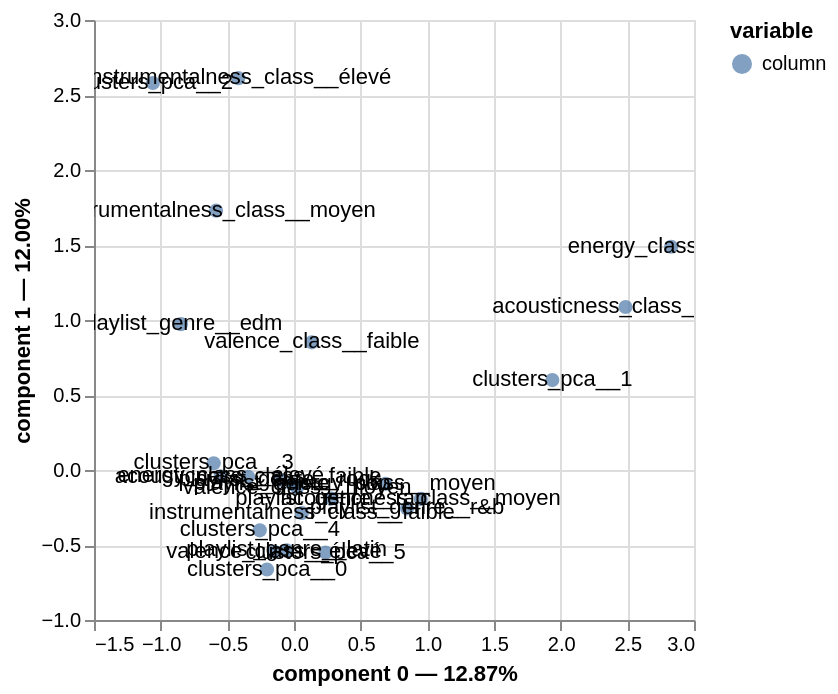

Notebook code for this chart:
### Code cell
mca.plot(
    song_MCA,
    x_component=0,
    y_component=1,
    show_column_markers=True,
    show_row_markers=False,
    show_column_labels=True,
    show_row_labels=False
)

### Figure 1 — Vega-Lite specification as saved in the notebook (floating-point values rounded to 4 significant figures)
{"config": {"view": {"continuousWidth": 300, "continuousHeight": 300}}, "layer": [{"mark": {"type": "circle", "size": 50}, "encoding": {"color": {"field": "variable", "type": "nominal"}, "tooltip": [{"field": "variable", "type": "nominal"}, {"field": "value", "type": "nominal"}, {"field": "component 0", "type": "quantitative"}, {"field": "component 1", "type": "quantitative"}], "x": {"axis": {"title": "component 0 — 12.87%"}, "field": "component 0", "scale": {"zero": false}, "type": "quantitative"}, "y": {"axis": {"title": "component 1 — 12.00%"}, "field": "component 1", "scale": {"zero": false}, "type": "quantitative"}}, "name": "view_1"}, {"mark": {"type": "text"}, "encoding": {"text": {"field": "label", "type": "nominal"}, "x": {"axis": {"title": "component 0 — 12.87%"}, "field": "component 0", "scale": {"zero": false}, "type": "quantitative"}, "y": {"axis": {"title": "component 1 — 12.00%"}, "field": "component 1", "scale": {"zero": false}, "type": "quantitative"}}}], "data": {"name": "data-ef6841d0c3994ac9665c6bf2f355f4cc"}, "params": [{"name": "param_1", "select": {"type": "interval", "encodings": ["x", "y"]}, "bind": "scales", "views": ["view_1"]}], "$schema": "https://vega.github.io/schema/vega-lite/v5.20.1.json", "datasets": {"data-ef6841d0c3994ac9665c6bf2f355f4cc": [{"component 0": -0.8481, "component 1": 0.9722, "component 2": -0.1264, "component 3": -0.1123, "component 4": -0.1627, "component 5": 0.1372, "component 6": 0.08285, "component 7": -0.6693, "component 8": -0.3703, "component 9": 0.3306, "variable": "column", "value": "playlist_genre__edm", "label": "playlist_genre__edm"}, {"component 0": -0.05562, "component 1": -0.5353, "component 2": 0.5684, "component 3": 0.9152, "component 4": 0.09097, "component 5": 0.6788, "component 6": 1.003, "component 7": -0.01037, "component 8": 0.2248, "component 9": 0.112, "variable": "column", "value": "playlist_genre__latin", "label": "playlist_genre__latin"}, {"component 0": -0.01536, "component 1": -0.09281, "component 2": -0.3915, "component 3": 0.3684, "component 4": -0.3023, "component 5": 0.7223, "component 6": -1.479, "component 7": 0.5108, "component 8": 0.3069, "component 9": -1.201, "variable": "column", "value": "playlist_genre__pop", "label": "playlist_genre__pop"}, {"component 0": 0.8477, "component 1": -0.2562, "component 2": 0.2239, "component 3": 0.1989, "component 4": -0.4916, "component 5": -0.6855, "component 6": -0.5215, "component 7": -0.8217, "component 8": -0.8155, "component 9": 0.8974, "variable": "column", "value": "playlist_genre__r&b", "label": "playlist_genre__r&b"}, {"component 0": 0.2797, "component 1": -0.1907, "component 2": 0.6894, "component 3": -1.318, "component 4": 0.8361, "component 5": 0.08111, "component 6": 0.03752, "component 7": 0.1295, "component 8": 0.3084, "component 9": -0.3245, "variable": "column", "value": "playlist_genre__rap", "label": "playlist_genre__rap"}, {"component 0": -0.1091, "component 1": -0.06551, "component 2": -1.067, "component 3": 0.147, "component 4": -0.026, "component 5": -0.9906, "component 6": 0.9436, "component 7": 1.041, "component 8": 0.4227, "component 9": 0.1551, "variable": "column", "value": "playlist_genre__rock", "label": "playlist_genre__rock"}, {"component 0": -0.3444, "component 1": -0.04547, "component 2": -0.03951, "component 3": -0.03596, "component 4": 0.0908, "component 5": 0.002791, "component 6": -0.108, "component 7": -0.07328, "component 8": -0.04115, "component 9": 0.05525, "variable": "column", "value": "acousticness_class__faible", "label": "acousticness_class__faible"}, {"component 0": 0.951, "component 1": -0.1929, "component 2": 0.4587, "component 3": -0.1227, "component 4": -1.182, "component 5": -0.2, "component 6": 0.7534, "component 7": 0.5633, "component 8": 0.09557, "component 9": -0.5049, "variable": "column", "value": "acousticness_class__moyen", "label": "acousticness_class__moyen"}, {"component 0": 2.486, "component 1": 1.086, "component 2": -0.5469, "component 3": 0.7882, "component 4": 1.562, "component 5": 0.4376, "component 6": -0.3035, "component 7": -0.3301, "component 8": 0.3401, "component 9": 0.4398, "variable": "column", "value": "acousticness_class__élevé", "label": "acousticness_class__élevé"}, {"component 0": 2.829, "component 1": 1.488, "component 2": -0.8382, "component 3": 0.9653, "component 4": 2.153, "component 5": 0.4024, "component 6": 0.006695, "component 7": -0.09893, "component 8": 0.4749, "component 9": 0.4057, "variable": "column", "value": "energy_class__faible", "label": "energy_class__faible"}, {"component 0": 0.6867, "component 1": -0.09214, "component 2": 0.33, "component 3": -0.3279, "component 4": -0.6859, "component 5": -0.07695, "component 6": -0.06781, "component 7": 0.01231, "component 8": -0.153, "component 9": -0.112, "variable": "column", "value": "energy_class__moyen", "label": "energy_class__moyen"}, {"component 0": -0.5495, "component 1": -0.04215, "component 2": -0.1277, "component 3": 0.1187, "component 4": 0.24, "component 5": 0.01694, "component 6": 0.03652, "component 7": -0.000565, "component 8": 0.05387, "component 9": 0.03586, "variable": "column", "value": "energy_class__élevé", "label": "energy_class__élevé"}, {"component 0": 0.05922, "component 1": -0.2866, "component 2": -0.1251, "component 3": -0.03496, "component 4": 0.01529, "component 5": 0.03691, "component 6": 0.01389, "component 7": -0.03912, "component 8": -0.08157, "component 9": -0.01511, "variable": "column", "value": "instrumentalness_class__faible", "label": "instrumentalness_class__faible"}, {"component 0": -0.5841, "component 1": 1.729, "component 2": 0.4323, "component 3": 0.256, "component 4": -1.059, "component 5": -1.3, "component 6": -0.6422, "component 7": -1.464, "component 8": 3.89, "component 9": 0.409, "variable": "column", "value": "instrumentalness_class__moyen", "label": "instrumentalness_class__moyen"}, {"component 0": -0.4176, "component 1": 2.612, "component 2": 1.314, "component 3": 0.2943, "component 4": 0.3808, "component 5": 0.2434, "component 6": 0.1739, "component 7": 1.271, "component 8": -1.085, "component 9": -0.03332, "variable": "column", "value": "instrumentalness_class__élevé", "label": "instrumentalness_class__élevé"}, {"component 0": 0.1335, "component 1": 0.851, "component 2": -0.4748, "component 3": -0.3125, "component 4": -0.1363, "component 5": 0.01927, "component 6": 0.3101, "component 7": -0.7173, "component 8": -0.3108, "component 9": -0.7895, "variable": "column", "value": "valence_class__faible", "label": "valence_class__faible"}, {"component 0": 0.02336, "component 1": -0.1189, "component 2": -0.1272, "component 3": -0.2496, "component 4": -0.1638, "component 5": 0.2549, "component 6": -0.3531, "component 7": 0.5344, "component 8": 0.1359, "component 9": 0.726, "variable": "column", "value": "valence_class__moyen", "label": "valence_class__moyen"}, {"component 0": -0.15, "component 1": -0.5453, "component 2": 0.6011, "component 3": 0.65, "component 4": 0.3678, "component 5": -0.4075, "component 6": 0.2763, "component 7": -0.2062, "component 8": 0.05731, "component 9": -0.4382, "variable": "column", "value": "valence_class__élevé", "label": "valence_class__élevé"}, {"component 0": -0.2024, "component 1": -0.6636, "component 2": 0.4153, "component 3": 0.6656, "component 4": 0.1502, "component 5": -0.3809, "component 6": -0.405, "component 7": 0.03464, "component 8": -0.1568, "component 9": -0.05717, "variable": "column", "value": "clusters_pca__0", "label": "clusters_pca__0"}, {"component 0": 1.937, "component 1": 0.5995, "component 2": -0.3502, "component 3": 0.2089, "component 4": -0.2699, "component 5": -0.0786, "component 6": 0.1358, "component 7": 0.1313, "component 8": 0.07381, "component 9": -0.1145, "variable": "column", "value": "clusters_pca__1", "label": "clusters_pca__1"}, {"component 0": -1.059, "component 1": 2.58, "component 2": 1.308, "component 3": 0.269, "component 4": -0.3302, "component 5": -0.2462, "component 6": -0.1071, "component 7": 0.5236, "component 8": 0.1096, "component 9": 0.1225, "variable": "column", "value": "clusters_pca__2", "label": "clusters_pca__2"}, {"component 0": -0.6021, "component 1": 0.04507, "component 2": -1.288, "component 3": -0.3989, "component 4": 0.0281, "component 5": -0.1355, "component 6": 0.1496, "component 7": -0.009304, "component 8": -0.1657, "component 9": -0.08587, "variable": "column", "value": "clusters_pca__3", "label": "clusters_pca__3"}, {"component 0": -0.2566, "component 1": -0.4023, "component 2": 0.006553, "component 3": 0.5519, "component 4": -0.933, "component 5": 2.577, "component 6": 0.9145, "component 7": -0.6286, "component 8": 0.4778, "component 9": 0.5188, "variable": "column", "value": "clusters_pca__4", "label": "clusters_pca__4"}, {"component 0": 0.2364, "component 1": -0.5503, "component 2": 1.011, "component 3": -1.657, "component 4": 0.5949, "component 5": 0.1137, "component 6": 0.1686, "component 7": -0.2293, "component 8": 0.3134, "component 9": 0.09212, "variable": "column", "value": "clusters_pca__5", "label": "clusters_pca__5"}]}}
